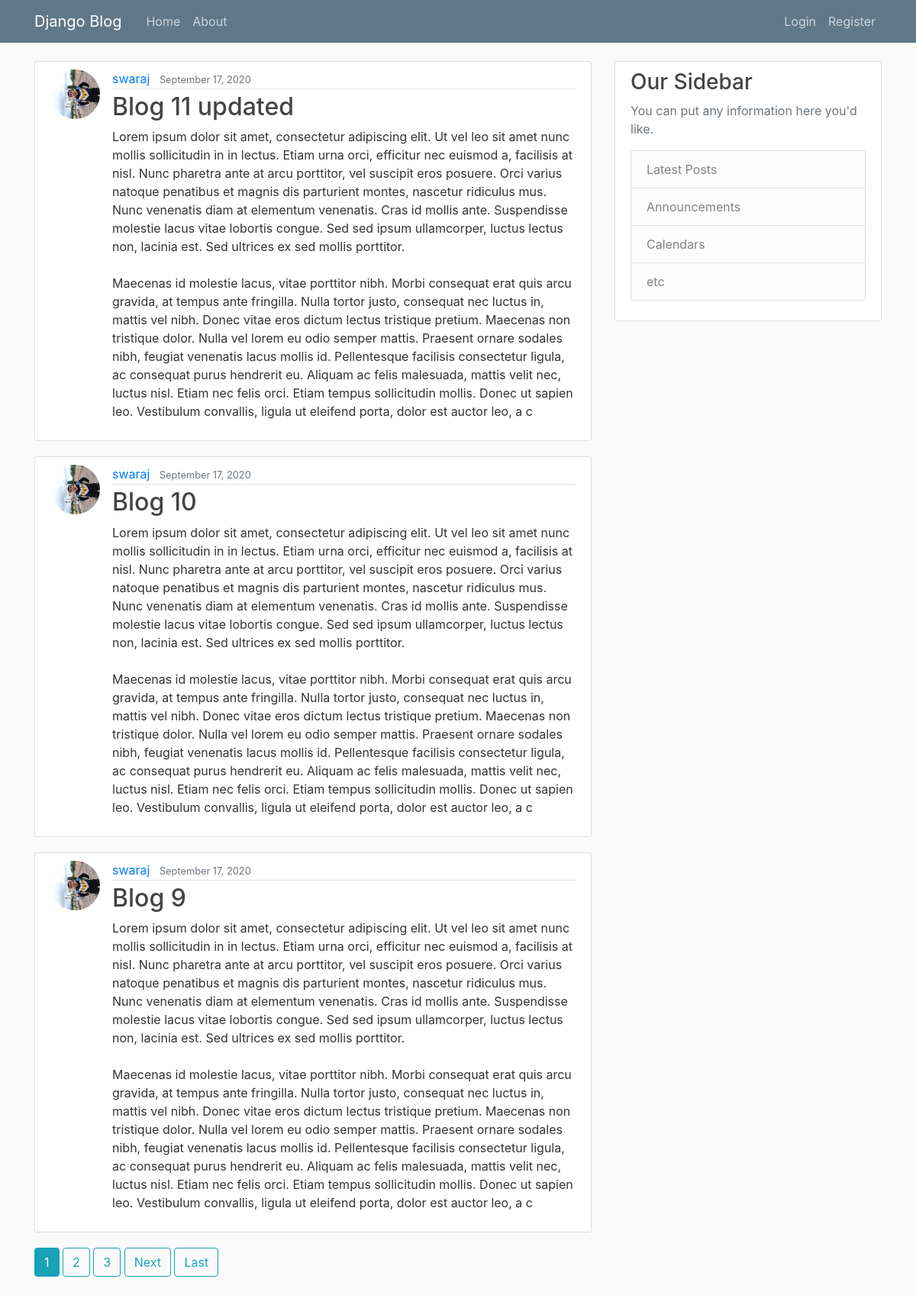
Screenshot of /blog/ with the database file from the repository.
### blog/models.py (models this page shows, shortened)
class Post(models.Model):
    title = models.CharField(max_length=20)
    content = models.TextField()
    date_posted = models.DateTimeField(default=timezone.now)
    author = models.ForeignKey(User, on_delete=models.CASCADE)

### users/models.py (models this page shows, shortened)
class Profile(models.Model):
    user = models.OneToOneField(User, on_delete=models.CASCADE)
    image = models.ImageField(default='default.jpg', upload_to='profile_pics')

### blog/views.py (the view)
# urls.py: path('', PostListView.as_view(), name="home"),
class PostListView(ListView):
    model = Post
    template_name = "blog/home.html"
    context_object_name = 'posts'
    ordering = ['-date_posted']
    paginate_by = 3

### blog/templates/blog/home.html (shortened to what this page needs)
{% extends 'blog/base.html' %}
{% block content %}
    {% for post in posts %}
        <article class="media content-section">
            <img class="rounded-circle article-img" src="{{post.author.profile.image.url}}" alt="Post Author">
            <div class="media-body">
                <div class="article-metadata">
                    <a class="mr-2" href="{% url 'blog:user-posts' post.author.username %}">{{ post.author }}</a>
                    <small class="text-muted">{{ post.date_posted|date:"F d, Y" }}</small>
                </div>
                <h2><a class="article-title" href="{% url 'blog:post-detail' post.id %}">{{ post.title }}</a></h2>
                <p class="article-content">{{ post.content }}</p>
            </div>
        </article>
    {% endfor %}
    {% if is_paginated %}
        {% for num in page_obj.paginator.page_range %}
            {% if page_obj.number == num %}
                <a href="?page={{ num }}" class="btn btn-info mb-4">{{ num }}</a>
            {% elif num > page_obj.number|add:'-3' and num < page_obj.number|add:'3' %}
                <a href="?page={{ num }}" class="btn btn-outline-info mb-4">{{ num }}</a>
            {% endif %}
        {% endfor %}
        {% if page_obj.has_next %}
            <a href="?page={{page_obj.next_page_number}}" class="btn btn-outline-info mb-4">Next</a>
            <a href="?page={{page_obj.paginator.num_pages}}" class="btn btn-outline-info mb-4">Last</a>
        {% endif %}
    {% endif %}
{% endblock content %}

### blog/templates/blog/base.html (shortened to what this page needs)
{% load static %}
<!doctype html>
<html lang="en">
  <head>
    <link rel="stylesheet" href="https://stackpath.bootstrapcdn.com/bootstrap/4.5.2/css/bootstrap.min.css">
    <link rel="stylesheet" href="{% static 'blog/main.css' %}" type="text/css">
  </head>
  <body>
    {% include 'blog/includes/navbar.html' %}
    <main role="main" class="container">
        <div class="row">
            <div class="col-md-8">
            {% block content %}{% endblock %}
            </div>
            <div class="col-md-4">
            <div class="content-section">
                <h3>Our Sidebar</h3>
                <p class='text-muted'>You can put any information here you'd like.
                <ul class="list-group">
                    <li class="list-group-item list-group-item-light">Latest Posts</li>
                    <li class="list-group-item list-group-item-light">Announcements</li>
                    <li class="list-group-item list-group-item-light">Calendars</li>
                    <li class="list-group-item list-group-item-light">etc</li>
                </ul>
                </p>
            </div>
            </div>
        </div>
    </main>
  </body>
</html>

### blog/templates/blog/includes/navbar.html (shortened to what this page needs)
<header class="site-header">
  <nav class="navbar navbar-expand-md navbar-dark bg-steel fixed-top">
    <div class="container">
      <a class="navbar-brand mr-4" href="{% url 'blog:home' %}">Django Blog</a>
      <div class="collapse navbar-collapse" id="navbarToggle">
        <div class="navbar-nav mr-auto">
          <a class="nav-item nav-link" href="{% url 'blog:home' %}">Home</a>
          <a class="nav-item nav-link" href="{% url 'blog:about' %}">About</a>
        </div>
        <div class="navbar-nav">
          {% if user.is_authenticated %}
          <a class="nav-item nav-link" href="{% url 'profile' %}"
            >{{user.username}}</a
          >
          <a class="nav-item nav-link" href="{% url 'blog:post-create' %}">
            New Post
          </a>
          <a class="nav-item nav-link" href="{% url 'logout' %}">Logout</a>
          {% else %}
          <a class="nav-item nav-link" href="{% url 'login' %}">Login</a>
          <a class="nav-item nav-link" href="{% url 'register' %}">Register</a>
          {% endif %}
        </div>
      </div>
    </div>
  </nav>
</header>

### blog/static/blog/main.css (style rules this page uses)
body { background: #fafafa; color: #333333; margin-top: 5rem; }
h1, h2, h3, h4, h5, h6 { color: #444444; }
ul { margin: 0; }
.bg-steel { background-color: #5f788a; }
.site-header .navbar-nav .nav-link { color: #cbd5db; }
.content-section { background: #ffffff; padding: 10px 20px; border: 1px solid #dddddd; border-radius: 3px; margin-bottom: 20px; }
.article-title { color: #444444; }
.article-content { white-space: pre-line; }
.article-img { height: 65px; width: 65px; margin-right: 16px; }
.article-metadata { padding-bottom: 1px; margin-bottom: 4px; border-bottom: 1px solid #e3e3e3; }

### rows the page displays
Post: author.profile.image (picture), author "swaraj", date_posted "September 17, 2020", title "Blog 11 updated", content "Lorem ipsum dolor sit amet, consectetur adipiscing elit. Ut vel leo sit amet nunc mollis sollicitudin in in lectus. Etiam urna orci, efficitur nec euismod a, facilisis at nisl. Nunc pharetra ante at arcu porttitor, vel suscipit eros posuere. Orci varius natoque penatibus et magnis dis parturient montes, nascetur ridiculus mus. Nunc venenatis diam at elementum venenatis. Cras id mollis ante. Suspendisse molestie lacus vitae lobortis congue. Sed sed ipsum ullamcorper, luctus lectus non, lacinia est. Sed ultrices ex sed mollis porttitor. Maecenas id molestie lacus, vitae porttitor nibh. Morbi consequat erat quis arcu gravida, at tempus ante fringilla. Nulla tortor justo, consequat nec luctus…"
Post: author.profile.image (picture), author "swaraj", date_posted "September 17, 2020", title "Blog 10", content "Lorem ipsum dolor sit amet, consectetur adipiscing elit. Ut vel leo sit amet nunc mollis sollicitudin in in lectus. Etiam urna orci, efficitur nec euismod a, facilisis at nisl. Nunc pharetra ante at arcu porttitor, vel suscipit eros posuere. Orci varius natoque penatibus et magnis dis parturient montes, nascetur ridiculus mus. Nunc venenatis diam at elementum venenatis. Cras id mollis ante. Suspendisse molestie lacus vitae lobortis congue. Sed sed ipsum ullamcorper, luctus lectus non, lacinia est. Sed ultrices ex sed mollis porttitor. Maecenas id molestie lacus, vitae porttitor nibh. Morbi consequat erat quis arcu gravida, at tempus ante fringilla. Nulla tortor justo, consequat nec luctus…"
Post: author.profile.image (picture), author "swaraj", date_posted "September 17, 2020", title "Blog 9", content "Lorem ipsum dolor sit amet, consectetur adipiscing elit. Ut vel leo sit amet nunc mollis sollicitudin in in lectus. Etiam urna orci, efficitur nec euismod a, facilisis at nisl. Nunc pharetra ante at arcu porttitor, vel suscipit eros posuere. Orci varius natoque penatibus et magnis dis parturient montes, nascetur ridiculus mus. Nunc venenatis diam at elementum venenatis. Cras id mollis ante. Suspendisse molestie lacus vitae lobortis congue. Sed sed ipsum ullamcorper, luctus lectus non, lacinia est. Sed ultrices ex sed mollis porttitor. Maecenas id molestie lacus, vitae porttitor nibh. Morbi consequat erat quis arcu gravida, at tempus ante fringilla. Nulla tortor justo, consequat nec luctus…"

### other values shown
{{ num }} "1"
{{ num }} "2" "3"
